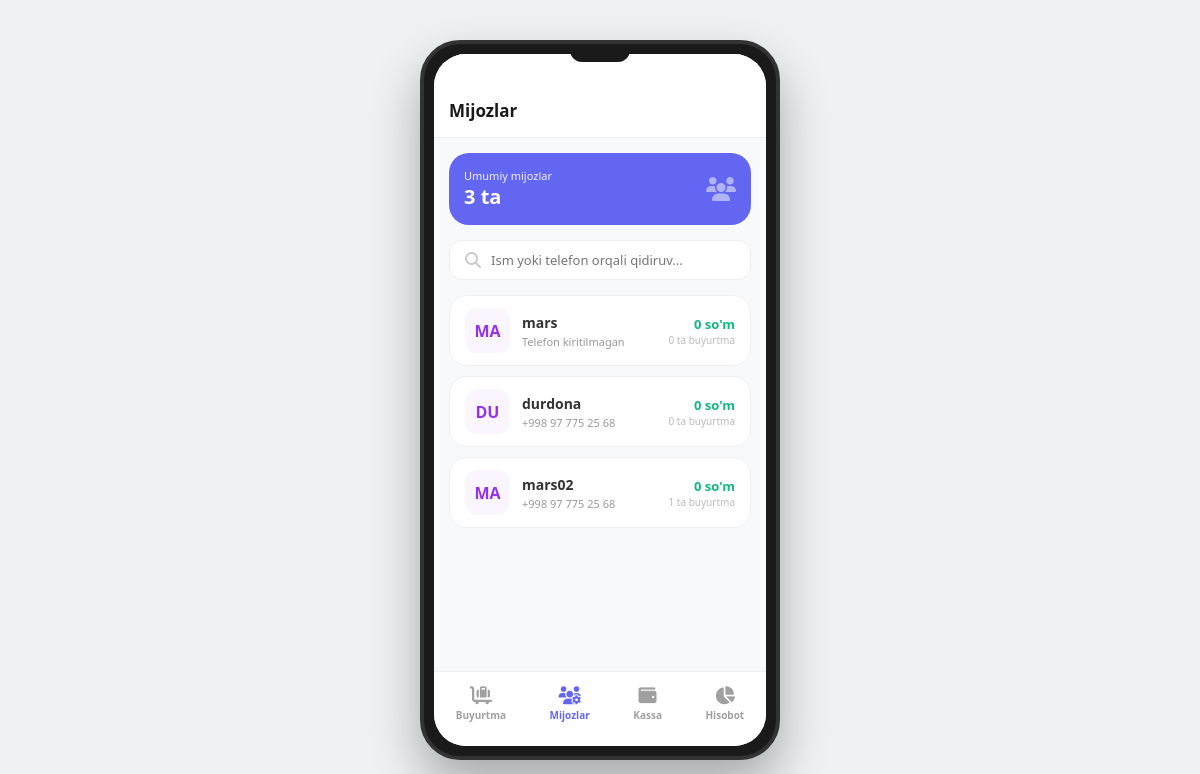
The page /mijozlar/ on the database its author committed.
### app/models.py (models this page shows, shortened)
class Users(AbstractUser):
    class UserTypes(models.TextChoices):
        Admin = 'Admin', 'Admin'
        CLENT = 'Clent', 'Mijoz'
    avatar = models.ImageField(upload_to='avatar/', blank=True, null=True)
    user_type = models.CharField(max_length=500, choices=UserTypes.choices, default=UserTypes.CLENT)
    phone = models.CharField(max_length=50, blank=True, null=True)

### app/admin_viuw.py (the view)
# urls.py: path('mijozlar/', clent_html, name='mijozlar'),
def clent_html(request):
    users = Users.objects.annotate(
        total_spent=Sum(
            Case(
                When(orders__is_status=Order.OrderStatusChoice.DELIVERED, then=F('orders__items__price') * F('orders__items__count')),
                default=0,
                output_field=IntegerField()
            )
        ),
        order_count=Count('orders', filter=~Q(orders__is_status=Order.OrderStatusChoice.CANCELLED))
    ).filter(user_type=Users.UserTypes.CLENT)
    return render(request, 'admin/mijozlar.html', {'users': users})

### app/context_processors.py (called while the page is built)
def cart_item_count(request):
    count = 0
    if request.user.is_authenticated:
        count = ShopingModel.objects.filter(user=request.user).count()
    return {'cart_item_count': count}

### templates/admin/mijozlar.html (shortened to what this page needs)
{% load humanize %}
<!DOCTYPE html>
<html lang="uz">
<head>
  <link rel="stylesheet" href="https://cdnjs.cloudflare.com/ajax/libs/font-awesome/6.4.0/css/all.min.css" />
</head>
<body>
  <div class="phone">
    <div class="notch"></div>
    <div class="screen">
      <header class="header">
        <div class="header-title">Mijozlar</div>
      </header>
      <div class="stats-card">
        <div class="stats-info">
          <div>Umumiy mijozlar</div>
          <h2>{{ users|length }} ta</h2>
        </div>
        <i class="fa-solid fa-users" style="font-size: 24px; opacity: 0.5;"></i>
      </div>
      <div class="search-bar">
        <i class="fa-solid fa-magnifying-glass" style="color: #ccc;"></i>
        <input type="text" placeholder="Ism yoki telefon orqali qidiruv...">
      </div>
      <div class="content">
        {% for user in users %}
        <div class="customer-card">
          <div class="cust-avatar" style="background: #faf5ff; color: #9333ea;">
            {% if user.first_name %}
                {{ user.first_name|slice:":1" }}{{ user.last_name|slice:":1" }}
            {% else %}
                {{ user.username|slice:":2" }}
            {% endif %}
          </div>
          <div class="cust-details">
            <div class="cust-name">
              {% if user.first_name %}
                {{ user.first_name }} {{ user.last_name }}
              {% else %}
                {{ user.username }} {% endif %}
            </div>
            <div class="cust-meta">
              {{ user.phone|default:"Telefon kiritilmagan" }}
            </div>
          </div>
          <div class="cust-price">
            <div class="total-spent">
              {{ user.total_spent|default:0|floatformat:0|intcomma }} so'm
            </div>
            <div class="order-count">
              {{ user.order_count|default:0 }} ta buyurtma
            </div>
          </div>
        </div>
        {% empty %}
          <div style="text-align: center; margin-top: 20px; color: #999;">Mijozlar topilmadi.</div>
        {% endfor %}
      </div>
      <nav class="navbar">
        <a href="{% url 'buyurtma_admin' %}" class="nav-item"><i class="fa-solid fa-cart-flatbed-suitcase"></i><span>Buyurtma</span></a>
        <a href="{% url 'mijozlar' %}" class="nav-item active"><i class="fa-solid fa-users-gear"></i><span>Mijozlar</span></a>
        <a href="{% url 'kassa' %}" class="nav-item"><i class="fa-solid fa-wallet"></i><span>Kassa</span></a>
        <a href="{% url 'hisobothtml' %}" class="nav-item"><i class="fa-solid fa-chart-pie"></i><span>Hisobot</span></a>
      </nav>
    </div>
  </div>
</body>
</html>

### templates/admin/mijozlar.html (style rules this page uses)
* { margin: 0; padding: 0; box-sizing: border-box; font-family: 'Segoe UI', sans-serif; }
body { background: #eef2f3; display: flex; justify-content: center; align-items: center; min-height: 100vh; }
.phone { width: 360px; height: 720px; background: #1a1a1a; border-radius: 40px; padding: 10px; box-shadow: 0 25px 50px rgba(0,0,0,0.3); position: relative; border: 4px solid #333; }
.screen { width: 100%; height: 100%; background: #f8f9fa; border-radius: 32px; overflow: hidden; position: relative; display: flex; flex-direction: column; }
.notch { width: 60px; height: 18px; background: #1a1a1a; position: absolute; top: 0; left: 50%; transform: translateX(-50%); border-bottom-left-radius: 12px; border-bottom-right-radius: 12px; z-index: 110; }
.header { padding: 45px 15px 15px; background: #fff; border-bottom: 1px solid #eee; display: flex; align-items: center; justify-content: space-between; }
.header-title { font-size: 17px; font-weight: 700; color: #1a1a1a; flex: 1; }
.stats-card { margin: 15px; background: #6366f1; padding: 15px; border-radius: 20px; color: #fff; display: flex; justify-content: space-between; align-items: center; animation: slideDown 0.6s ease-out; }
.stats-info div { font-size: 11px; opacity: 0.9; }
.stats-info h2 { font-size: 20px; font-weight: 800; }
.search-bar { margin: 0 15px 15px; background: #fff; padding: 10px 15px; border-radius: 12px; display: flex; align-items: center; gap: 10px; border: 1px solid #eee; }
.search-bar input { border: none; outline: none; font-size: 13px; width: 100%; }
.content { flex: 1; overflow-y: auto; padding: 0 15px 100px; }
.customer-card { background: #fff; border-radius: 18px; padding: 12px 15px; margin-bottom: 10px; display: flex; align-items: center; gap: 12px; border: 1px solid #f0f0f0; transition: 0.2s; animation: fadeIn 0.8s ease; }
.cust-avatar { width: 45px; height: 45px; border-radius: 12px; background: #eef2ff; color: #6366f1; display: flex; align-items: center; justify-content: center; font-weight: 700; font-size: 16px; text-transform: uppercase; }
.cust-details { flex: 1; }
.cust-name { font-size: 14px; font-weight: 700; color: #333; margin-bottom: 2px; }
.cust-meta { font-size: 11px; color: #999; }
.cust-price { text-align: right; }
.total-spent { font-size: 13px; font-weight: 700; color: #10b981; }
.order-count { font-size: 10px; color: #bbb; }
.navbar { position: absolute; bottom: 0; width: 100%; height: 75px; background: #fff; display: flex; justify-content: space-around; align-items: center; border-top: 1px solid #eee; padding-bottom: 10px; }
.nav-item { text-decoration: none; color: #a0a0a0; text-align: center; font-size: 10px; font-weight: 600; }
.nav-item.active { color: #6366f1; }
.nav-item i { font-size: 18px; margin-bottom: 4px; display: block; }

### rows shown on the page
Users: username "MA", username "mars", phone "Telefon kiritilmagan", total_spent "0", order_count "0"
Users: username "DU", username "durdona", phone "+998 97 775 25 68", total_spent "0", order_count "0"
Users: username "MA", username "mars02", phone "+998 97 775 25 68", total_spent "0", order_count "1"

### other values the page prints
{{ users|length }} "3"
